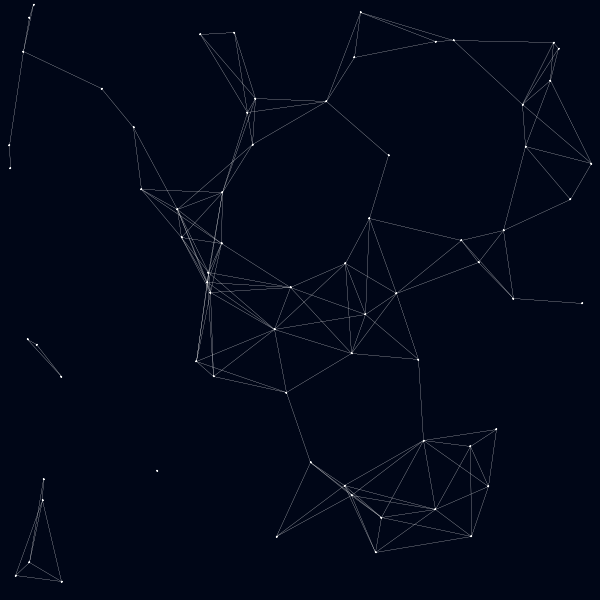
Frame 1 (no input)
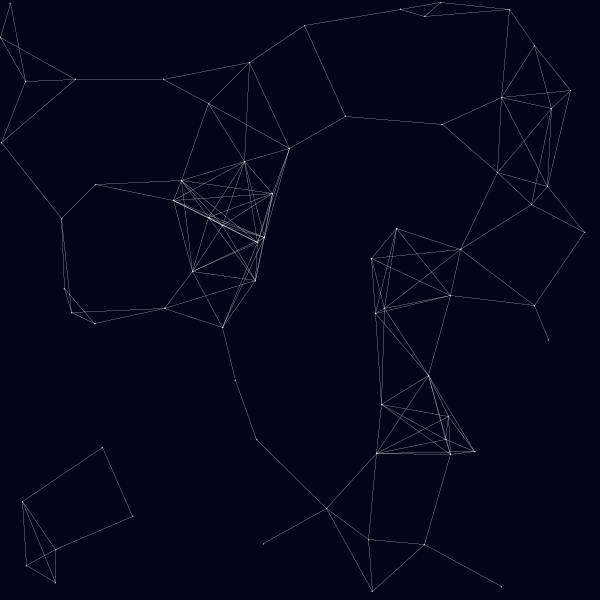
Frame 60 (the mouse pressed at the canvas centre just before this capture)
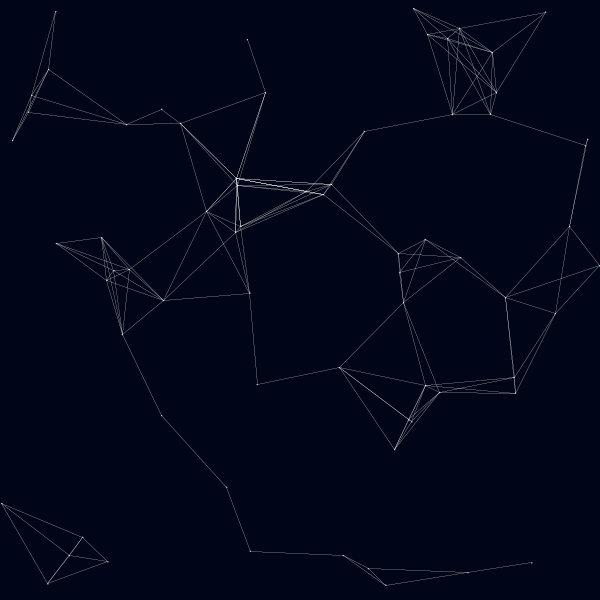
Frame 120 (the mouse held since frame 60 and released just before this capture)

The Processing sketch that drew these frames (run headless with seeded random() and noise(); from frame 60 on, the mouse is pressed at the canvas centre):

// Processing sketch: stars
// ── stars.pde
int n=70;
PVector [] stars,speed,acc;
void setup(){
  size(600,600);
  background(0);
  stars=new PVector[n];
  speed=new PVector[n];
  acc=new PVector[n];
  for(int i=0;i<n;i++){
    stars[i]=new PVector(random(600),random(600));
    speed[i]=new PVector(random(-1,1),random(-1,1));
    acc[i]=new PVector(random(-0.25,0.25),random(-0.25,0.25));
  }
}
void draw(){
  background(0,6,23);
  stroke(255);
  update();
  for(int i=0;i<n;i++){
    ellipse(stars[i].x,stars[i].y,1,1);
  }  
  strokeWeight(0.02);
  for(int i=0;i<n;i++){
    for(int j=0;j<n;j++){
      float d=dist(stars[i].x,stars[i].y,stars[j].x,stars[j].y);
      if(d<100){
        line(stars[i].x,stars[i].y,stars[j].x,stars[j].y);
      }
    }
  }
}
void update(){
  for(int i=0;i<n;i++){
    stars[i].add(speed[i]);
    //speed[i].add(acc[i]);
    if(stars[i].x>600 || stars[i].x<0){
      speed[i].x=-speed[i].x;
      acc[i].x=-acc[i].x;
    }
   if(stars[i].y>600 || stars[i].y<0){
      speed[i].y=-speed[i].y;
      acc[i].y=-acc[i].y;
    }
  }
}
